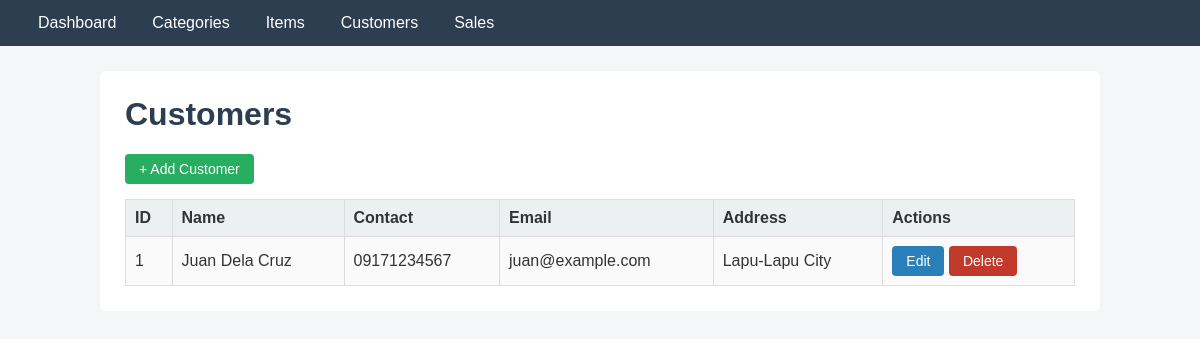
The page /customers.php on the database its author committed.
### tables this page shows
CREATE TABLE customers (
    customer_id    INT AUTO_INCREMENT PRIMARY KEY,  
    customer_name  VARCHAR(100) NOT NULL,           
    contact_number VARCHAR(30),                     
    email          VARCHAR(100),                    
    address        TEXT                             
);

### customers.php (the view, shortened to what this page needs)
<?php
require "db.php";
$result = $conn->query("SELECT * FROM customers ORDER BY customer_id");
?>
<a class="btn btn-add" href="add_customer.php">+ Add Customer</a>
<table>
    <tr><th>ID</th><th>Name</th><th>Contact</th><th>Email</th><th>Address</th><th>Actions</th></tr>
    <?php while ($row = $result->fetch_assoc()) { ?>
    <tr>
        <td><?= $row['customer_id'] ?></td>
        <td><?= h($row['customer_name']) ?></td>
        <td><?= h($row['contact_number']) ?></td>
        <td><?= h($row['email']) ?></td>
        <td><?= h($row['address']) ?></td>
        <td>
            <a class="btn btn-edit" href="edit_customer.php?id=<?= $row['customer_id'] ?>">Edit</a>
            <a class="btn btn-delete" href="delete_customer.php?id=<?= $row['customer_id'] ?>">Delete</a>
        </td>
    </tr>
    <?php } ?>
</table>

### style.css (style rules this page uses)
body { font-family: Arial, sans-serif; background: #f4f6f8; margin: 0; color: #333; }
table { width: 100%; border-collapse: collapse; margin-top: 15px; }
th, td { border: 1px solid #ddd; padding: 9px; text-align: left; }
th { background: #ecf0f1; }
tr:nth-child(even) { background: #fafafa; }
.btn { display: inline-block; padding: 7px 14px; color: #fff; text-decoration: none; border: none; border-radius: 4px; font-size: 14px; cursor: pointer; }
.btn-add { background: #27ae60; }
.btn-edit { background: #2980b9; }
.btn-delete { background: #c0392b; }

### rows shown on the page
customers: customer_id "1", customer_name "Juan Dela Cruz", contact_number "09171234567", email "juan@example.com", address "Lapu-Lapu City"

### other values the page prints
$label "Dashboard"
$label "Categories"
$label "Items"
$label "Customers"
$label "Sales"
$title "Customers"
